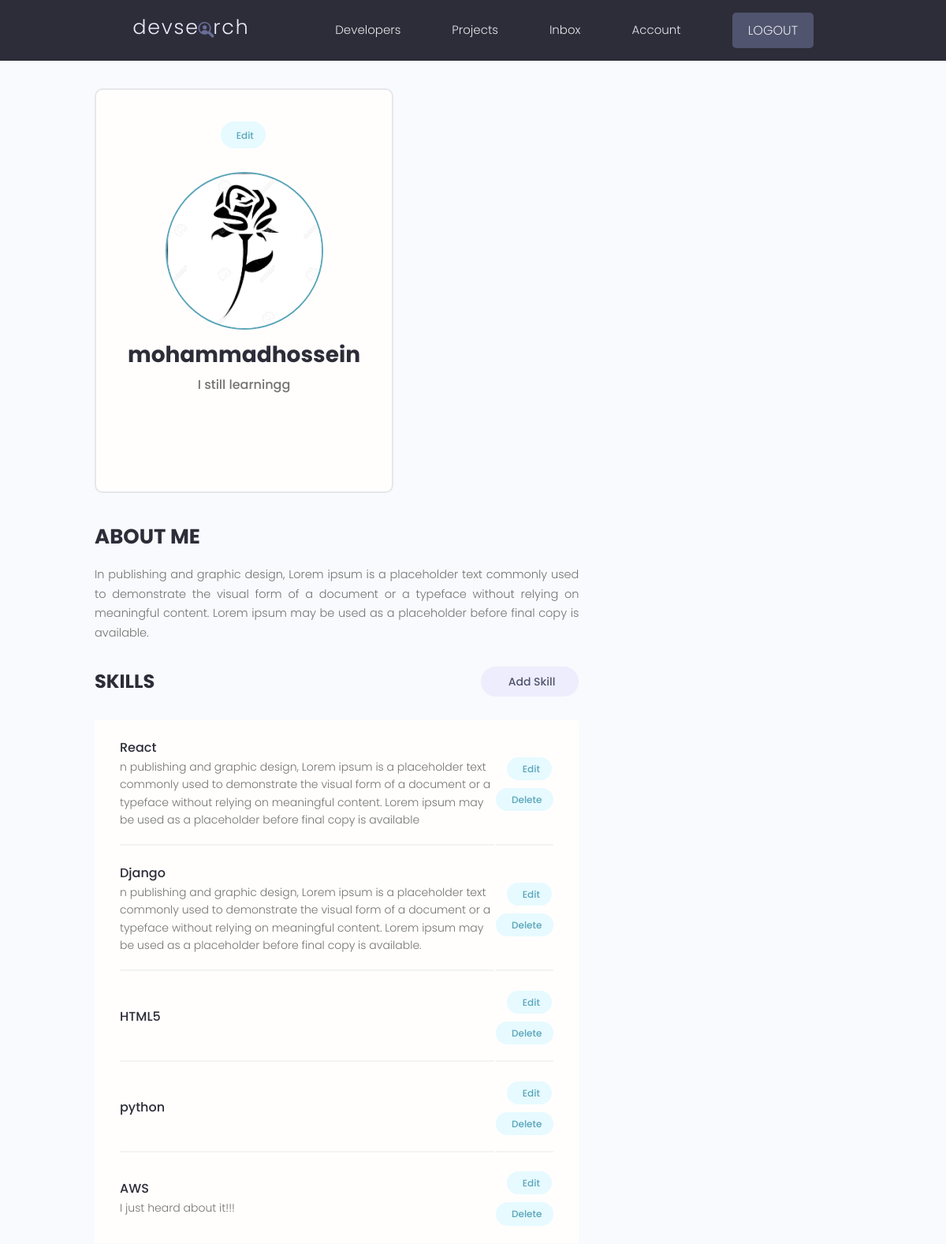
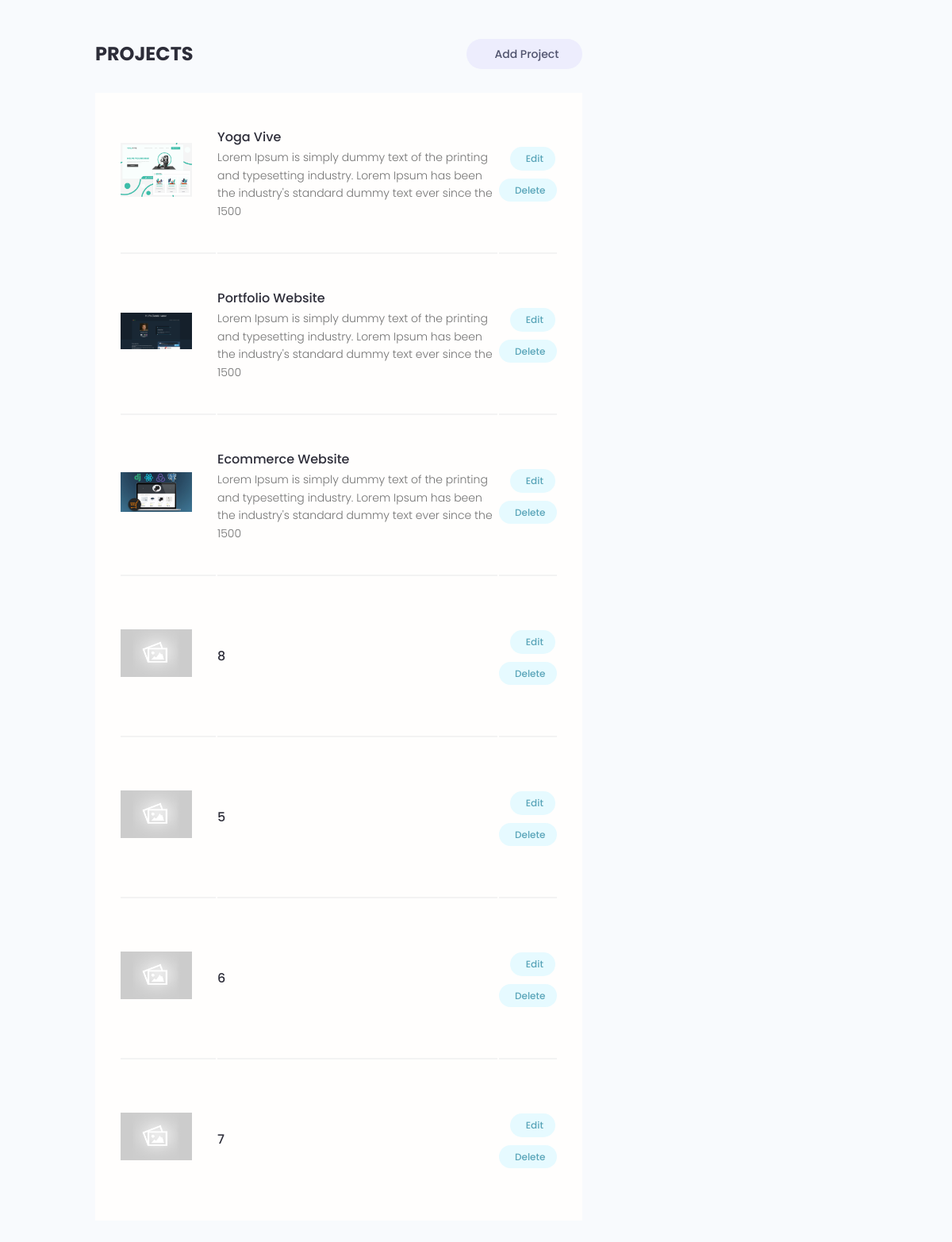
The app's page /account/ (signed in) with its own data (2 pictures, top to bottom).
### users/models.py (models this page shows, shortened)
class profile(models.Model):
    user=models.OneToOneField(User,on_delete=models.CASCADE , null=True,blank=True)
    name=models.CharField(max_length=200,blank=True,null=True)
    email=models.EmailField(max_length=500,null=True,blank=True)
    username=models.CharField(max_length=200,blank=True,null=True)
    location=models.CharField(max_length=200,blank=True,null=True)
    short_intro=models.CharField(max_length=200,blank=True,null=True)
    bio=models.TextField(blank=True,null=True)
    profile_image=models.ImageField(null=True,blank=True,upload_to='profiles/',default='profiles/user-default.png')
    social_github=models.CharField(max_length=200,blank=True,null=True)
    social_twitter=models.CharField(max_length=200,blank=True,null=True)
    social_linkedin=models.CharField(max_length=200,blank=True,null=True)
    social_youtube=models.CharField(max_length=200,blank=True,null=True)
    social_website=models.CharField(max_length=200,blank=True,null=True)
    created=models.DateTimeField(auto_now_add=True)
    id=models.UUIDField(default=uuid.uuid4,unique=True,editable=False,primary_key=True)

class Skill(models.Model):
    owner=models.ForeignKey(profile,on_delete=CASCADE)
    name=models.CharField(max_length=200,null=True,blank=True)
    description=models.TextField(blank=True,null=True)
    created=models.DateTimeField(auto_now_add=True)
    id=models.UUIDField(default=uuid.uuid4,unique=True,editable=False,primary_key=True)

### projects/models.py (models this page shows, shortened)
class project(models.Model):
    owner=models.ForeignKey(profile , null=True , blank=True , on_delete=models.SET_NULL)
    title=models.CharField(max_length=200)
    description=models.TextField(null=True,blank=True)
    featured_image=models.ImageField(null=True,blank=True ,default="default.jpg")
    demo_link=models.CharField(max_length=2000,null=True,blank=True)
    source_link=models.CharField(max_length=2000,null=True,blank=True)
    tags=models.ManyToManyField('Tag',blank=True)
    total_vote=models.IntegerField(default=0,null=True,blank=True)
    total_ratio=models.IntegerField(default=0,null=True,blank=True)
    created=models.DateTimeField(auto_now_add=True)
    id=models.UUIDField(default=uuid.uuid4,unique=True,editable=False,primary_key=True)
    class Meta:
        ordering=['-total_ratio','-total_vote','title']

### users/views.py (the view)
# urls.py: path('account/',views.userAccount,name='account'),
@login_required(login_url='login')
def userAccount(request):
    profile=request.user.profile
    skills=profile.skill_set.all()
    projects=profile.project_set.all()
    content={'profile':profile,'skills':skills,'projects':projects}
    return render(request,'users/account.html',content)

### users/templates/users/account.html (shortened to what this page needs)
{% extends 'main.html' %}
{% block content %}
  <main class="settingsPage profile my-md">
    <div class="container">
      <div class="layout">
        <div class="column column--1of3">
          <div class="card text-center">
            <div class="card__body dev">
              <a class="tag tag--pill tag--main settings__btn" href="{% url 'edit-account' %}"> Edit</a>
              <img class="avatar avatar--xl dev__avatar" src="{{profile.profile_image.url}}" />
              <h2 class="dev__name">{{profile.name}}</h2>
              <p class="dev__title">{{profile.short_intro}}</p>
              <ul class="dev__social">
              </ul>
            </div>
          </div>
        </div>
        <div class="column column--2of3">
          <div class="devInfo">
            <h3 class="devInfo__title">About Me</h3>
            <p class="devInfo__about">{{profile.bio}}</p>
          </div>
          <div class="settings">
            <h3 class="settings__title">Skills</h3>
            <a class="tag tag--pill tag--sub settings__btn tag--lg" href="{% url 'create-skill' %}"> Add Skill</a>
          </div>
          <table class="settings__table">
            {% for skill in skills %}
            <tr>
              <td class="settings__tableInfo">
                <h4>{{skill.name}}</h4>
                <p>{{skill.description}}</p>
              </td>
              <td class="settings__tableActions">
                <a class="tag tag--pill tag--main settings__btn" href="{% url 'update-skill' skill.id %}"> Edit</a>
                <a class="tag tag--pill tag--main settings__btn" href="{% url 'delete-skill' skill.id %}?next=/account">
                  Delete</a>
              </td>
            </tr>
            {% endfor %}
          </table>
          <div class="settings">
            <h3 class="settings__title">Projects</h3>
            <a class="tag tag--pill tag--sub settings__btn tag--lg" href="{% url 'create-project' %}"> Add Project</a>
          </div>
          <table class="settings__table">
            {% for project in projects %}
            <tr>
              <td class="settings__thumbnail">
                <a href="{% url 'project' project.id %}"><img src="{{project.featured_image.url}}" alt="Project Thumbnail" /></a>
              </td>
              <td class="settings__tableInfo">
                <a href="{% url 'project' project.id %}">{{project.title}}</a>
                <p>{{project.description|slice:"150"}}</p>
              </td>
              <td class="settings__tableActions">
                <a class="tag tag--pill tag--main settings__btn" href="{% url 'update-project' project.id %}"> Edit</a>
                <a class="tag tag--pill tag--main settings__btn" href="{% url 'delete-project' project.id %}?next=/account">
                  Delete</a>
              </td>
            </tr>
          {% endfor %}
          </table>
        </div>
      </div>
    </div>
  </main>
{%endblock%}

### static/styles/app.css (style rules this page uses)
:root { --color-sub: #2d2d39; }
.card { border: 2px solid var(--color-light); }
img { width: 100%; }
.profile .card > .dev { padding: 4rem; }
.dev__avatar { display: block; margin: auto; }
.dev__name { color: var(--color-sub); font-size: 2.8rem; font-weight: 700; margin-top: 1rem; margin-bottom: 0.5rem; }
.dev__title { font-size: 1.6rem; font-weight: 500; line-height: 1.3; }
.dev__social { margin: 3rem 0; list-style: none; display: flex; justify-content: center; gap: 1.5rem; }
.devInfo { margin-bottom: 3rem; }
.devInfo__title, .devInfo__subtitle { font-size: 2.6rem; color: var(--color-sub); text-transform: uppercase; font-weight: 700; margin-bottom: 1.5rem; }
.devInfo__about, .devSkill__info { font-size: 1.45rem; line-height: 1.7; text-align: justify; }
.settingsPage .dev > .settings__btn { display: inline-block; margin-bottom: 3rem; }
.settings { display: flex; justify-content: space-between; align-items: center; }
.settings__title { font-size: 2.4rem; text-transform: uppercase; font-weight: 700; color: var(--color-sub); }
.settings__table { margin-top: 3rem; margin-bottom: 5rem; padding: 0 3rem; background: var(--color-white); }
.settings__table tr { width: 100%; }
.settings__table tr > td { padding: 2rem 0; }
.settings__table tr:not(:last-child) td { border-bottom: 2px solid var(--color-white-light); }
.settings__thumbnail { width: 23%; min-width: 10rem; }
.settings__thumbnail img { padding-right: 3rem; height: 15rem; object-fit: contain; }
.settings__tableInfo { width: 100%; }
.settings__tableInfo h4, .settings__tableInfo a { padding-right: 1rem; width: auto; font-size: 1.6rem; font-weight: 500; color: var(--color-sub); }
.settings__tableInfo p { font-size: 1.4rem; }
.settings__tableActions { text-align: right; }

### static/uikit/styles/modules/_variables.css (style rules this page uses)
:root { --color-main: #5aa5b9; --color-main-light: #e6faff; --color-sub: #3f4156; --color-sub-light: #51546e; --color-sub-lighter: #ededfd; --color-text: #737373; --color-gray: #8b8b8b; --color-light: #e5e7eb; --color-light-gray: #767676; --color-bg: #f8fafd; --color-white: #fffefd; --color-white-light: #f3f3f3; --color-success: #359e64; --color-success-bg: #def8e8; --color-error: #fc4b0b; --color-error-bg: #fff2ee; --font-base: 'Poppins', arial, helvetica, 'Segoe UI', roboto, ubuntu, sans-serif; --font-monospace: 'Fira Code', 'Courier New', courier, monospace; --font-regular: 300; --font-medium: 500; --font-bold: 700; --generic-shadow: 1px 1px 5px #00000010; --generic-transition: all 0.3s ease-in-out; }

### static/uikit/styles/modules/_base.css (style rules this page uses)
* { margin: 0; padding: 0; box-sizing: border-box; text-rendering: optimizeLegibility; color: inherit; font-size: inherit; }
html { font-size: 50%; }
@media only screen and (min-width: 480px) { html { font-size: 56.25%; } }
@media only screen and (min-width: 1200px) { html { font-size: 62.5%; } }
body { line-height: 1.6; font-weight: 400; font-size: 1.5rem; color: var(--color-text); background-color: var(--color-bg); min-height: 100vh; }

### static/uikit/styles/modules/_typography.css (style rules this page uses)
* { font-family: var(--font-base); }
h2 { font-size: 3.6rem; font-weight: var(--font-bold); }
h3 { font-size: 3.2rem; font-weight: var(--font-medium); }
h4 { font-size: 2.8rem; font-weight: var(--font-medium); }
p, span, strong { font-size: 1.6rem; color: var(--color-text); font-weight: var(--font-regular); }
a { padding-bottom: 2px; text-decoration: none; display: inline-block; color: var(--color-main); font-weight: var(--font-medium); }

### static/uikit/styles/modules/_utilities.css (style rules this page uses)
.container { width: 92%; max-width: 165rem; margin: 0 auto; box-sizing: border-box; }
@media screen and (min-width: 1000px) { .container { width: 90%; } }
@media screen and (min-width: 1200px) { .container { width: 80%; } }
.text-center { text-align: center; }
.my-md { margin: 3rem auto; }

### static/uikit/styles/modules/_avatar.css (style rules this page uses)
.avatar { border-radius: 50%; border: 2px solid var(--color-main); object-fit: cover; }
.avatar--xl { height: 20rem; width: 20rem; }

### static/uikit/styles/modules/_card.css (style rules this page uses)
.card { border-radius: 1rem; background-color: var(--color-white); border: 1.5px solid var(--color-light); width: auto; height: auto; margin-top: 0.5rem; margin-bottom: 0.5rem; overflow: hidden; }
.card__body, .card__header { padding: 2rem 2.5rem; }

### static/uikit/styles/modules/_layout.css (style rules this page uses)
.layout { display: flex; flex-flow: row wrap; justify-content: space-between; }
.layout > .column { margin-bottom: 3rem; }
.layout > .column.column--1of3 { flex-basis: 30%; }
.layout > .column.column--2of3 { flex-basis: 64%; }

### records on screen
profile: profile_image (picture), name "mohammadhossein", short_intro "I still learningg", bio "In publishing and graphic design, Lorem ipsum is a placeholder text commonly used to demonstrate the visual form of a document or a typeface without relying on meaningful content. Lorem ipsum may be used as a placeholder before final copy is available."
Skill: name "React", description "n publishing and graphic design, Lorem ipsum is a placeholder text commonly used to demonstrate the visual form of a document or a typeface without relying on meaningful content. Lorem ipsum may be used as a placeholder before final copy is available"
Skill: name "Django", description "n publishing and graphic design, Lorem ipsum is a placeholder text commonly used to demonstrate the visual form of a document or a typeface without relying on meaningful content. Lorem ipsum may be used as a placeholder before final copy is available."
Skill: name "HTML5"
Skill: name "python"
Skill: name "AWS", description "I just heard about it!!!"
project: featured_image (picture), title "Yoga Vive", description "Lorem Ipsum is simply dummy text of the printing and typesetting industry. Lorem Ipsum has been the industry's standard dummy text ever since the 1500"
project: featured_image (picture), title "Portfolio Website", description "Lorem Ipsum is simply dummy text of the printing and typesetting industry. Lorem Ipsum has been the industry's standard dummy text ever since the 1500"
project: featured_image (picture), title "Ecommerce Website", description "Lorem Ipsum is simply dummy text of the printing and typesetting industry. Lorem Ipsum has been the industry's standard dummy text ever since the 1500"
project: featured_image (placeholder picture), title "8"
project: featured_image (placeholder picture), title "5"
project: featured_image (placeholder picture), title "6"
project: featured_image (placeholder picture), title "7"
